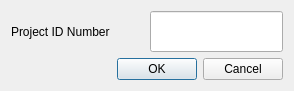
<?xml version="1.0" encoding="UTF-8"?>
<ui version="4.0">
 <class>pidDialog</class>
 <widget class="QDialog" name="pidDialog">
  <property name="geometry">
   <rect>
    <x>0</x>
    <y>0</y>
    <width>294</width>
    <height>91</height>
   </rect>
  </property>
  <property name="sizePolicy">
   <sizepolicy hsizetype="Fixed" vsizetype="Fixed">
    <horstretch>0</horstretch>
    <verstretch>0</verstretch>
   </sizepolicy>
  </property>
  <property name="windowTitle">
   <string>Project ID number</string>
  </property>
  <layout class="QGridLayout" name="gridLayout_2">
   <item row="0" column="0">
    <layout class="QHBoxLayout" name="horizontalLayout">
     <item>
      <widget class="QLabel" name="label">
       <property name="text">
        <string>Project ID Number</string>
       </property>
      </widget>
     </item>
     <item>
      <widget class="QLineEdit" name="lineEdit">
       <property name="sizePolicy">
        <sizepolicy hsizetype="Preferred" vsizetype="Preferred">
         <horstretch>0</horstretch>
         <verstretch>0</verstretch>
        </sizepolicy>
       </property>
      </widget>
     </item>
    </layout>
   </item>
   <item row="1" column="0">
    <widget class="QDialogButtonBox" name="buttonBox">
     <property name="standardButtons">
      <set>QDialogButtonBox::Cancel|QDialogButtonBox::Ok</set>
     </property>
    </widget>
   </item>
  </layout>
 </widget>
 <resources/>
 <connections/>
</ui>
